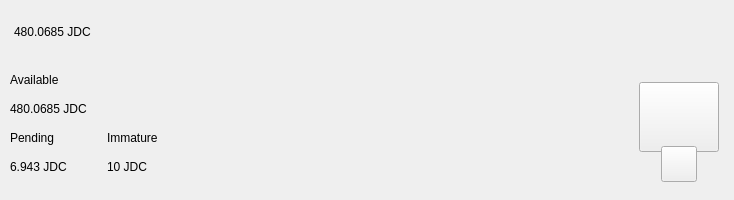
<?xml version="1.0" encoding="UTF-8"?>
<ui version="4.0">
 <class>TopBar</class>
 <widget class="QWidget" name="TopBar">
  <property name="geometry">
   <rect>
    <x>0</x>
    <y>0</y>
    <width>734</width>
    <height>200</height>
   </rect>
  </property>
  <property name="minimumSize">
   <size>
    <width>0</width>
    <height>200</height>
   </size>
  </property>
  <property name="maximumSize">
   <size>
    <width>16777215</width>
    <height>200</height>
   </size>
  </property>
  <property name="windowTitle">
   <string>Form</string>
  </property>
  <layout class="QVBoxLayout" name="verticalLayout_10" stretch="0">
   <property name="spacing">
    <number>0</number>
   </property>
   <property name="leftMargin">
    <number>0</number>
   </property>
   <property name="topMargin">
    <number>0</number>
   </property>
   <property name="rightMargin">
    <number>0</number>
   </property>
   <property name="bottomMargin">
    <number>0</number>
   </property>
   <item>
    <widget class="PFBorderImage" name="containerTop">
     <layout class="QVBoxLayout" name="verticalLayout_11">
      <property name="spacing">
       <number>0</number>
      </property>
      <property name="leftMargin">
       <number>0</number>
      </property>
      <property name="topMargin">
       <number>0</number>
      </property>
      <property name="rightMargin">
       <number>0</number>
      </property>
      <property name="bottomMargin">
       <number>0</number>
      </property>
      <item>
       <widget class="QWidget" name="top_container_2" native="true">
        <property name="minimumSize">
         <size>
          <width>0</width>
          <height>65</height>
         </size>
        </property>
        <layout class="QHBoxLayout" name="top_container">
         <property name="spacing">
          <number>0</number>
         </property>
         <property name="leftMargin">
          <number>14</number>
         </property>
         <property name="topMargin">
          <number>0</number>
         </property>
         <property name="rightMargin">
          <number>14</number>
         </property>
         <property name="bottomMargin">
          <number>0</number>
         </property>
         <item alignment="Qt::AlignVCenter">
          <widget class="QWidget" name="widgetTopAmount" native="true">
           <property name="sizePolicy">
            <sizepolicy hsizetype="Preferred" vsizetype="Maximum">
             <horstretch>0</horstretch>
             <verstretch>0</verstretch>
            </sizepolicy>
           </property>
           <layout class="QHBoxLayout" name="horizontalLayout_5">
            <property name="spacing">
             <number>0</number>
            </property>
            <property name="leftMargin">
             <number>0</number>
            </property>
            <property name="topMargin">
             <number>0</number>
            </property>
            <property name="rightMargin">
             <number>0</number>
            </property>
            <property name="bottomMargin">
             <number>0</number>
            </property>
            <item alignment="Qt::AlignTop">
             <widget class="QLabel" name="labelAmountTopJdc">
              <property name="minimumSize">
               <size>
                <width>0</width>
                <height>36</height>
               </size>
              </property>
              <property name="styleSheet">
               <string notr="true">padding:0px;margin:0px;</string>
              </property>
              <property name="text">
               <string notr="true">480.0685 JDC</string>
              </property>
             </widget>
            </item>
           </layout>
          </widget>
         </item>
         <item>
          <spacer name="horizontalSpacer">
           <property name="orientation">
            <enum>Qt::Horizontal</enum>
           </property>
           <property name="sizeHint" stdset="0">
            <size>
             <width>40</width>
             <height>20</height>
            </size>
           </property>
          </spacer>
         </item>
         <item>
          <layout class="QHBoxLayout" name="horizontalLayout_4">
           <property name="spacing">
            <number>12</number>
           </property>
           <property name="rightMargin">
            <number>0</number>
           </property>
           <item alignment="Qt::AlignRight">
            <widget class="QWidget" name="layoutSync" native="true">
             <property name="minimumSize">
              <size>
               <width>0</width>
               <height>36</height>
              </size>
             </property>
             <property name="maximumSize">
              <size>
               <width>16777215</width>
               <height>36</height>
              </size>
             </property>
             <layout class="QVBoxLayout" name="verticalLayout_9">
              <property name="leftMargin">
               <number>0</number>
              </property>
              <property name="topMargin">
               <number>0</number>
              </property>
              <property name="rightMargin">
               <number>0</number>
              </property>
              <property name="bottomMargin">
               <number>0</number>
              </property>
              <item>
               <widget class="ExpandableButton" name="pushButtonSync" native="true">
                <property name="minimumSize">
                 <size>
                  <width>36</width>
                  <height>36</height>
                 </size>
                </property>
                <property name="maximumSize">
                 <size>
                  <width>16777215</width>
                  <height>36</height>
                 </size>
                </property>
               </widget>
              </item>
             </layout>
            </widget>
           </item>
           <item>
            <widget class="ExpandableButton" name="pushButtonHDUpgrade" native="true">
             <property name="minimumSize">
              <size>
               <width>36</width>
               <height>36</height>
              </size>
             </property>
            </widget>
           </item>
           <item>
            <widget class="ExpandableButton" name="pushButtonStack" native="true">
             <property name="minimumSize">
              <size>
               <width>36</width>
               <height>36</height>
              </size>
             </property>
            </widget>
           </item>
           <item>
            <widget class="ExpandableButton" name="pushButtonColdStaking" native="true">
             <property name="minimumSize">
              <size>
               <width>36</width>
               <height>36</height>
              </size>
             </property>
            </widget>
           </item>
           <item>
            <widget class="ExpandableButton" name="pushButtonConnection" native="true">
             <property name="minimumSize">
              <size>
               <width>36</width>
               <height>36</height>
              </size>
             </property>
            </widget>
           </item>
           <item>
            <widget class="ExpandableButton" name="pushButtonTor" native="true">
             <property name="minimumSize">
              <size>
               <width>36</width>
               <height>36</height>
              </size>
             </property>
            </widget>
           </item>
           <item>
            <widget class="ExpandableButton" name="pushButtonLock" native="true">
             <property name="sizePolicy">
              <sizepolicy hsizetype="Expanding" vsizetype="Expanding">
               <horstretch>0</horstretch>
               <verstretch>0</verstretch>
              </sizepolicy>
             </property>
             <property name="minimumSize">
              <size>
               <width>36</width>
               <height>0</height>
              </size>
             </property>
            </widget>
           </item>
           <item>
            <widget class="ExpandableButton" name="pushButtonTheme" native="true">
             <property name="minimumSize">
              <size>
               <width>36</width>
               <height>36</height>
              </size>
             </property>
             <property name="maximumSize">
              <size>
               <width>16777215</width>
               <height>36</height>
              </size>
             </property>
            </widget>
           </item>
           <item>
            <widget class="ExpandableButton" name="pushButtonFAQ" native="true">
             <property name="minimumSize">
              <size>
               <width>36</width>
               <height>36</height>
              </size>
             </property>
            </widget>
           </item>
          </layout>
         </item>
        </layout>
       </widget>
      </item>
      <item>
       <widget class="QWidget" name="bottom_container" native="true">
        <property name="minimumSize">
         <size>
          <width>0</width>
          <height>135</height>
         </size>
        </property>
        <layout class="QHBoxLayout" name="botton_container">
         <property name="leftMargin">
          <number>10</number>
         </property>
         <property name="topMargin">
          <number>0</number>
         </property>
         <property name="rightMargin">
          <number>10</number>
         </property>
         <property name="bottomMargin">
          <number>10</number>
         </property>
         <item>
          <layout class="QHBoxLayout" name="horizontalLayout_3">
           <property name="bottomMargin">
            <number>9</number>
           </property>
           <item>
            <layout class="QVBoxLayout" name="verticalLayout_7">
             <property name="spacing">
              <number>0</number>
             </property>
             <property name="leftMargin">
              <number>0</number>
             </property>
             <property name="rightMargin">
              <number>30</number>
             </property>
             <item>
              <layout class="QVBoxLayout" name="verticalLayout_2">
               <item>
                <widget class="QLabel" name="labelTitle1">
                 <property name="text">
                  <string>Available</string>
                 </property>
                </widget>
               </item>
               <item>
                <widget class="QLabel" name="labelAmountJdc">
                 <property name="text">
                  <string notr="true">480.0685 JDC</string>
                 </property>
                </widget>
               </item>
              </layout>
             </item>
             <item>
              <layout class="QHBoxLayout" name="horizontalLayout_2">
               <property name="spacing">
                <number>0</number>
               </property>
               <item>
                <layout class="QVBoxLayout" name="verticalLayout_3">
                 <item>
                  <widget class="QLabel" name="labelTitle3">
                   <property name="text">
                    <string>Pending</string>
                   </property>
                  </widget>
                 </item>
                 <item>
                  <widget class="QLabel" name="labelPendingJdc">
                   <property name="text">
                    <string notr="true">6.943 JDC</string>
                   </property>
                  </widget>
                 </item>
                </layout>
               </item>
               <item>
                <spacer name="horizontalSpacer_3">
                 <property name="orientation">
                  <enum>Qt::Horizontal</enum>
                 </property>
                 <property name="sizeType">
                  <enum>QSizePolicy::Fixed</enum>
                 </property>
                 <property name="sizeHint" stdset="0">
                  <size>
                   <width>40</width>
                   <height>20</height>
                  </size>
                 </property>
                </spacer>
               </item>
               <item>
                <layout class="QVBoxLayout" name="verticalLayout_4">
                 <item>
                  <widget class="QLabel" name="labelTitle4">
                   <property name="text">
                    <string>Immature</string>
                   </property>
                  </widget>
                 </item>
                 <item>
                  <widget class="QLabel" name="labelImmatureJdc">
                   <property name="text">
                    <string notr="true">10 JDC</string>
                   </property>
                  </widget>
                 </item>
                </layout>
               </item>
              </layout>
             </item>
            </layout>
           </item>
          </layout>
         </item>
         <item>
          <spacer name="horizontalSpacer_2">
           <property name="orientation">
            <enum>Qt::Horizontal</enum>
           </property>
           <property name="sizeHint" stdset="0">
            <size>
             <width>40</width>
             <height>20</height>
            </size>
           </property>
          </spacer>
         </item>
         <item alignment="Qt::AlignHCenter|Qt::AlignVCenter">
          <widget class="QWidget" name="qrContainer" native="true">
           <property name="sizePolicy">
            <sizepolicy hsizetype="Preferred" vsizetype="Minimum">
             <horstretch>0</horstretch>
             <verstretch>0</verstretch>
            </sizepolicy>
           </property>
           <property name="minimumSize">
            <size>
             <width>90</width>
             <height>110</height>
            </size>
           </property>
           <property name="maximumSize">
            <size>
             <width>90</width>
             <height>110</height>
            </size>
           </property>
           <layout class="QVBoxLayout" name="containerQR">
            <property name="spacing">
             <number>0</number>
            </property>
            <property name="leftMargin">
             <number>5</number>
            </property>
            <property name="topMargin">
             <number>10</number>
            </property>
            <property name="rightMargin">
             <number>5</number>
            </property>
            <property name="bottomMargin">
             <number>0</number>
            </property>
            <item>
             <widget class="QPushButton" name="btnQr">
              <property name="minimumSize">
               <size>
                <width>70</width>
                <height>70</height>
               </size>
              </property>
              <property name="maximumSize">
               <size>
                <width>16777215</width>
                <height>70</height>
               </size>
              </property>
              <property name="focusPolicy">
               <enum>Qt::NoFocus</enum>
              </property>
              <property name="text">
               <string/>
              </property>
              <property name="iconSize">
               <size>
                <width>70</width>
                <height>70</height>
               </size>
              </property>
             </widget>
            </item>
            <item>
             <spacer name="verticalSpacer">
              <property name="orientation">
               <enum>Qt::Vertical</enum>
              </property>
              <property name="sizeType">
               <enum>QSizePolicy::Fixed</enum>
              </property>
              <property name="sizeHint" stdset="0">
               <size>
                <width>20</width>
                <height>20</height>
               </size>
              </property>
             </spacer>
            </item>
            <item alignment="Qt::AlignHCenter|Qt::AlignBottom">
             <widget class="QPushButton" name="pushButtonQR">
              <property name="minimumSize">
               <size>
                <width>36</width>
                <height>36</height>
               </size>
              </property>
              <property name="maximumSize">
               <size>
                <width>36</width>
                <height>36</height>
               </size>
              </property>
              <property name="focusPolicy">
               <enum>Qt::NoFocus</enum>
              </property>
              <property name="text">
               <string/>
              </property>
             </widget>
            </item>
           </layout>
          </widget>
         </item>
        </layout>
       </widget>
      </item>
     </layout>
    </widget>
   </item>
  </layout>
 </widget>
 <customwidgets>
  <customwidget>
   <class>ExpandableButton</class>
   <extends>QWidget</extends>
   <header>qt/jdcoin/expandablebutton.h</header>
   <container>1</container>
  </customwidget>
  <customwidget>
   <class>PFBorderImage</class>
   <extends>QFrame</extends>
   <header>qt/jdcoin/pfborderimage.h</header>
   <container>1</container>
  </customwidget>
 </customwidgets>
 <resources/>
 <connections/>
</ui>
